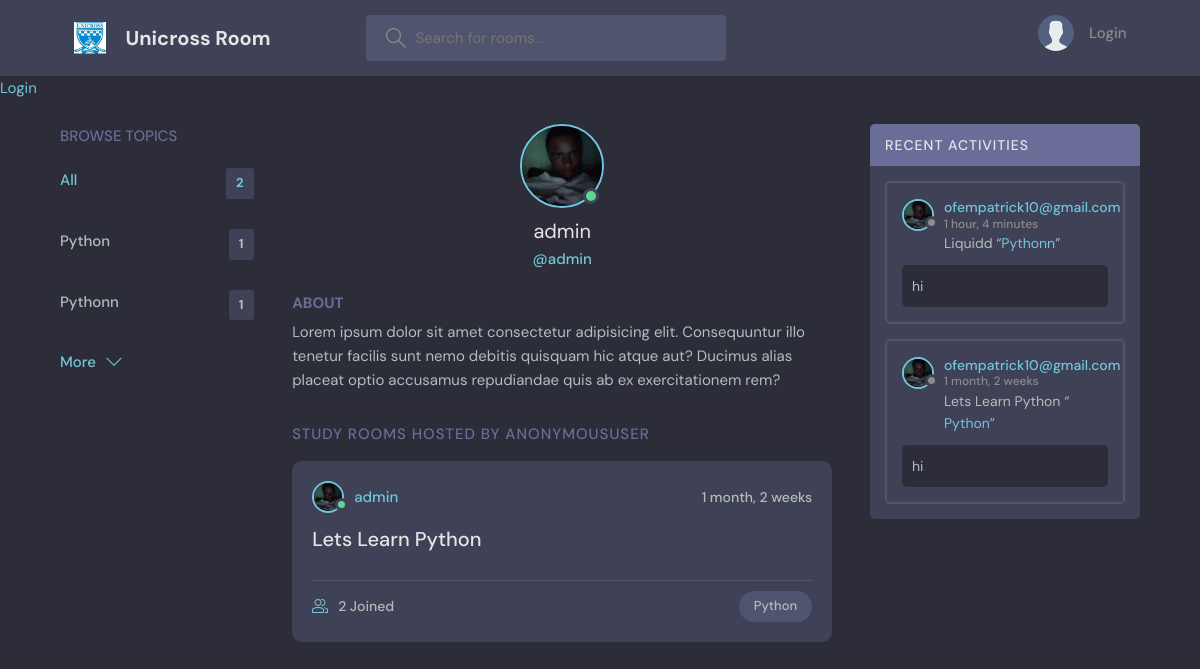
The app's page /profile/1 with its own data.
### paris/models.py (models this page shows, shortened)
class Topic(models.Model):
    name = models.CharField(max_length=255)

class User(AbstractUser):
    name = models.CharField(max_length=250)
    email = models.EmailField(unique=True)
    avatar =  models.ImageField(default='images/avatar.svg', null=True)
    USERNAME_FIELD = 'email'
    REQUIRED_FIELDS = []

class Room (models.Model):
    host = models.ForeignKey(User, on_delete=models.SET_NULL, null=True)
    topic = models.ForeignKey(Topic, on_delete=models.SET_NULL, null=True)
    name = models.CharField(max_length=255)
    description = models.TextField(null=True, blank=True)
    created = models.DateTimeField(auto_now_add=True)
    updated = models.DateField(auto_now=True)
    participant = models.ManyToManyField(User, related_name='participant', blank=True)
    def __str__(self):
        return self.name
    class Meta:
        ordering = ['-created', '-updated']

class Message(models.Model):
    user = models.ForeignKey(User, on_delete=models.CASCADE  )
    room = models.ForeignKey(Room, on_delete=models.CASCADE)
    body = models.TextField()
    created = models.DateTimeField(auto_now_add=True)
    updated = models.DateField(auto_now=True)
    class Meta:
        ordering = [
            '-created', '-updated'
        ]
    def __str__(self):
        return self.body[0:50]

### paris/views.py (the view)
# urls.py: path('profile/<pk>', views.userProfile, name='user-profile'),
def userProfile(request, pk):
    user = User.objects.get(id=pk)
    rooms = user.room_set.all()
    room_messages = user.message_set.all()
    topics = Topic.objects.all()
    context = {'user':user, 'rooms':rooms, 'room_messages': room_messages, 'topics':topics}
    return render(request, 'paris/profile.html', context)

### paris/templates/paris/profile.html (shortened to what this page needs)
{%extends 'main.html'%}
{%block content%}
  <main class="profile-page layout layout--3">
    <div class="container">
      <div class="topics">
        {%include 'paris/topic_component.html'%}
      </div>
      <div class="roomList">
        <div class="profile">
          <div class="profile__avatar">
            <div class="avatar avatar--large active">
              <img src="{{user.avatar.url}}" />
            </div>
          </div>
          <div class="profile__info">
            <h3>{{user.username}}</h3>
            <p>@{{user.username}}</p>
          </div>
          <div class="profile__about">
            <h3>About</h3>
            <p>
              Lorem ipsum dolor sit amet consectetur adipisicing elit. Consequuntur illo tenetur
              facilis sunt nemo debitis quisquam hic atque aut? Ducimus alias placeat optio
              accusamus repudiandae quis ab ex exercitationem rem?
            </p>
          </div>
        </div>
        <div class="roomList__header">
          <div>
            <h2>Study Rooms Hosted by {{request.user}}</a>
            </h2>
          </div>
        </div>
        {%include 'paris/feed_component.html'%}
      </div>
      <div class="activities">
        <div class="activities__header">
          <h2>Recent Activities</h2>
        </div>
         {%include 'paris/activity_component.html'%}
      </div>
    </div>
  </main>
{%endblock%}

### templates/main.html (shortened to what this page needs)
<!DOCTYPE html>
{%load static%}
<html lang="en">
  <head>
    <link rel="stylesheet" href="{%static 'styles/style.css' %}" />
  </head>
  <body>
    {%include 'navbar.html'%}
    {%block content%}
    {%endblock%}
  </body>
</html>

### templates/navbar.html (shortened to what this page needs)
{%load static %}
<header class="header header--loggedIn">
      <div class="container">
        <a href="{%url 'home' %}" class="header__logo">
          <img src="{%static 'images/download.jpg'%}" />
          <h1>Unicross Room</h1>
        </a>
        <form class="header__search" method="GET" action="{%url 'home' %}">
          <label>
            <input name="q" placeholder="Search for rooms..." />
          </label>
        </form>
        <nav class="header__menu">
          {%if request.user.is_authenticated%}
          <div class="header__user">
            <a href="{%url 'user-profile' user.id %}">
              <div class="avatar avatar--medium active">
                <img src="{{request.user.avatar.url}}" />
              </div>
              <p>{{request.user.username}} <span>@{{request.user.username}}</span></p>
            </a>
            <button class="dropdown-button">
              <svg version="1.1" xmlns="http://www.w3.org/2000/svg" width="32" height="32" viewBox="0 0 32 32">
                <title>chevron-down</title>
                <path d="M16 21l-13-13h-3l16 16 16-16h-3l-13 13z"></path>
              </svg>
            </button>
          </div>
          {%else%}
          <a href="{%url 'login' %}">
            <img src="{%static 'images/avatar.svg'%}" />
            <p>Login</p>
          </a>
          {%endif%}
        </nav>
      </div>
    </header>
{%if request.user.is_authenticated%}
<h2>Hello --{{request.user}}</h2>
<a href="{%url 'logout' %}">Logout</a>
{%else%}
<a href="{%url 'login' %}">Login</a>
{%endif%}

### paris/templates/paris/topic_component.html
<div class="topics">
        <div class="topics__header">
          <h2>Browse Topics</h2>
        </div>
        <ul class="topics__list">
          <li>
            <a href="{%url 'home' %}" class="active">All <span>{{topics.count}}</span></a>
          </li>
        {%for topic in topics%}
          <li>
            <a href="{%url 'home'%}?q={{topic.name}}">{{topic.name}} <span>{{topic.room_set.all.count}}</span></a>
          </li>
          {%endfor%}
        </ul>
        <a class="btn btn--link" href="{%url 'more-section'%}">
          More
          <svg version="1.1" xmlns="http://www.w3.org/2000/svg" width="32" height="32" viewBox="0 0 32 32">
            <title>chevron-down</title>
            <path d="M16 21l-13-13h-3l16 16 16-16h-3l-13 13z"></path>
          </svg>
        </a>
</div>

### paris/templates/paris/feed_component.html (shortened to what this page needs)
{%for room in rooms%}
<div class="roomListRoom">
    <div class="roomListRoom__header">
    <a href="{%url 'user-profile' room.host.id %}" class="roomListRoom__author">
        <div class="avatar avatar--small active">
        <img src="{{room.host.avatar.url}}" />
        </div>
        <span>{{room.host.username}}</span>
    </a>
    <div class="roomListRoom__actions">
        <span>{{room.created | timesince}}</span>
    </div>
    </div>
    <div class="roomListRoom__content">
    <a href="{%url 'room' room.id%}">{{room.name}}</a>
    </div>
    <div class="roomListRoom__meta">
    <a href="{%url 'room' room.id%}" class="roomListRoom__joined">
        {{room.participant.all.count}} Joined
    </a>
    <p class="roomListRoom__topic">{{room.topic.name}}</p>
    </div>
</div>
{%endfor%}

### paris/templates/paris/activity_component.html (shortened to what this page needs)
{%for message in room_messages%}
 <div class="activities__box">
          <div class="activities__boxHeader roomListRoom__header">
            <a href="{%url 'user-profile' message.user.id%}" class="roomListRoom__author">
              <div class="avatar avatar--small">
                <img src="{{message.user.avatar.url}}" />
              </div>
              <p>
                {{message.user}}
                <span>{{message.created | timesince}}</span>
              </p>
            </a>
          </div>
          <div class="activities__boxContent">
            <p>{{message.room}} “<a href="{%url 'room' message.room.id%}">{{message.room.topic.name}}</a>”</p>
            <div class="activities__boxRoomContent">
              {{message}}
            </div>
          </div>
        </div>
{%endfor%}

### records on screen
Topic: name "Python", room_set.all.count "1"
Topic: name "Pythonn", room_set.all.count "1"
User: avatar (picture), username "admin"
Room: host.avatar (picture), host.username "admin", created "1 month, 2 weeks", name "Lets Learn Python", participant.all.count "2", topic.name "Python"
Message: user.avatar (picture), user "ofempatrick10@gmail.com", created "1 hour, 4 minutes", room "Liquidd", room.topic.name "Pythonn", body "hi"
Message: user.avatar (picture), user "ofempatrick10@gmail.com", created "1 month, 2 weeks", room "Lets Learn Python", room.topic.name "Python", body "hi"

### other values on screen
{{ topics.count }} "2"
{{ request.user }} "ANONYMOUSUSER"
